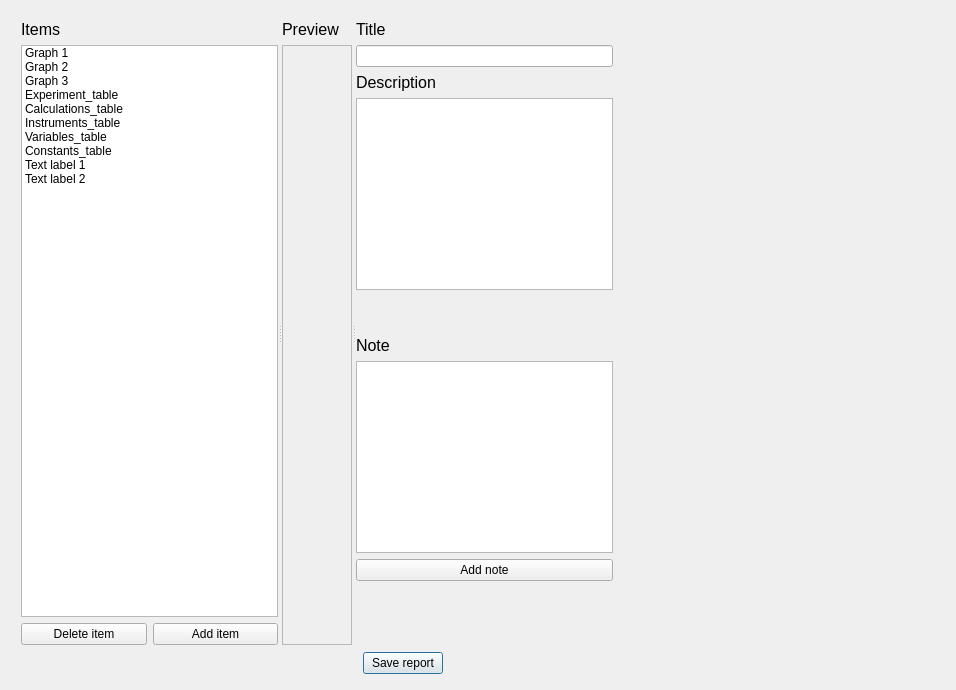
<?xml version="1.0" encoding="UTF-8"?>
<ui version="4.0">
 <class>Preview_widget</class>
 <widget class="QDialog" name="Preview_widget">
  <property name="geometry">
   <rect>
    <x>0</x>
    <y>0</y>
    <width>956</width>
    <height>690</height>
   </rect>
  </property>
  <property name="windowTitle">
   <string>Dialog</string>
  </property>
  <widget class="QPushButton" name="pushButton_4">
   <property name="geometry">
    <rect>
     <x>363</x>
     <y>652</y>
     <width>80</width>
     <height>22</height>
    </rect>
   </property>
   <property name="text">
    <string>Save report</string>
   </property>
  </widget>
  <widget class="QSplitter" name="splitter">
   <property name="geometry">
    <rect>
     <x>21</x>
     <y>20</y>
     <width>592</width>
     <height>625</height>
    </rect>
   </property>
   <property name="orientation">
    <enum>Qt::Horizontal</enum>
   </property>
   <widget class="QWidget" name="">
    <layout class="QVBoxLayout" name="items">
     <item>
      <widget class="QLabel" name="label_4">
       <property name="font">
        <font>
         <pointsize>12</pointsize>
        </font>
       </property>
       <property name="text">
        <string>Items</string>
       </property>
      </widget>
     </item>
     <item>
      <widget class="QListWidget" name="listWidget">
       <property name="dragEnabled">
        <bool>true</bool>
       </property>
       <item>
        <property name="text">
         <string>Graph 1</string>
        </property>
       </item>
       <item>
        <property name="text">
         <string>Graph 2</string>
        </property>
       </item>
       <item>
        <property name="text">
         <string>Graph 3</string>
        </property>
       </item>
       <item>
        <property name="text">
         <string>Experiment_table</string>
        </property>
       </item>
       <item>
        <property name="text">
         <string>Calculations_table</string>
        </property>
       </item>
       <item>
        <property name="text">
         <string>Instruments_table</string>
        </property>
       </item>
       <item>
        <property name="text">
         <string>Variables_table</string>
        </property>
       </item>
       <item>
        <property name="text">
         <string>Constants_table</string>
        </property>
       </item>
       <item>
        <property name="text">
         <string>Text label 1</string>
        </property>
       </item>
       <item>
        <property name="text">
         <string>Text label 2</string>
        </property>
       </item>
      </widget>
     </item>
     <item>
      <layout class="QHBoxLayout" name="horizontalLayout">
       <item>
        <widget class="QPushButton" name="pushButton_2">
         <property name="text">
          <string>Delete item</string>
         </property>
        </widget>
       </item>
       <item>
        <widget class="QPushButton" name="pushButton">
         <property name="text">
          <string>Add item</string>
         </property>
        </widget>
       </item>
      </layout>
     </item>
    </layout>
   </widget>
   <widget class="QWidget" name="">
    <layout class="QVBoxLayout" name="preview">
     <item>
      <widget class="QLabel" name="label_5">
       <property name="font">
        <font>
         <pointsize>12</pointsize>
        </font>
       </property>
       <property name="text">
        <string>Preview</string>
       </property>
      </widget>
     </item>
     <item>
      <widget class="QScrollArea" name="scrollArea">
       <property name="widgetResizable">
        <bool>true</bool>
       </property>
       <widget class="QWidget" name="scrollAreaWidgetContents">
        <property name="geometry">
         <rect>
          <x>0</x>
          <y>0</y>
          <width>223</width>
          <height>596</height>
         </rect>
        </property>
        <widget class="QWidget" name="widget" native="true">
         <property name="geometry">
          <rect>
           <x>0</x>
           <y>0</y>
           <width>301</width>
           <height>591</height>
          </rect>
         </property>
         <widget class="QWidget" name="verticalLayoutWidget">
          <property name="geometry">
           <rect>
            <x>0</x>
            <y>0</y>
            <width>301</width>
            <height>591</height>
           </rect>
          </property>
          <layout class="QVBoxLayout" name="verticalLayout_8"/>
         </widget>
        </widget>
       </widget>
      </widget>
     </item>
    </layout>
   </widget>
   <widget class="QWidget" name="">
    <layout class="QVBoxLayout" name="text">
     <item>
      <layout class="QVBoxLayout" name="verticalLayout_4">
       <item>
        <layout class="QVBoxLayout" name="verticalLayout">
         <item>
          <widget class="QLabel" name="label">
           <property name="font">
            <font>
             <pointsize>12</pointsize>
            </font>
           </property>
           <property name="text">
            <string>Title</string>
           </property>
          </widget>
         </item>
         <item>
          <widget class="QLineEdit" name="lineEdit"/>
         </item>
        </layout>
       </item>
       <item>
        <layout class="QVBoxLayout" name="verticalLayout_2">
         <item>
          <widget class="QLabel" name="label_2">
           <property name="font">
            <font>
             <pointsize>12</pointsize>
            </font>
           </property>
           <property name="text">
            <string>Description</string>
           </property>
          </widget>
         </item>
         <item>
          <widget class="QPlainTextEdit" name="plainTextEdit_2">
           <property name="plainText">
            <string/>
           </property>
          </widget>
         </item>
         <item>
          <spacer name="verticalSpacer">
           <property name="orientation">
            <enum>Qt::Vertical</enum>
           </property>
           <property name="sizeHint" stdset="0">
            <size>
             <width>20</width>
             <height>40</height>
            </size>
           </property>
          </spacer>
         </item>
        </layout>
       </item>
      </layout>
     </item>
     <item>
      <layout class="QGridLayout" name="gridLayout">
       <item row="0" column="0">
        <layout class="QVBoxLayout" name="verticalLayout_3">
         <item>
          <widget class="QLabel" name="label_3">
           <property name="font">
            <font>
             <pointsize>12</pointsize>
            </font>
           </property>
           <property name="text">
            <string>Note</string>
           </property>
          </widget>
         </item>
         <item>
          <widget class="QPlainTextEdit" name="plainTextEdit_3">
           <property name="plainText">
            <string/>
           </property>
          </widget>
         </item>
        </layout>
       </item>
       <item row="1" column="0">
        <widget class="QPushButton" name="pushButton_3">
         <property name="text">
          <string>Add note</string>
         </property>
        </widget>
       </item>
       <item row="2" column="0">
        <spacer name="verticalSpacer_2">
         <property name="orientation">
          <enum>Qt::Vertical</enum>
         </property>
         <property name="sizeHint" stdset="0">
          <size>
           <width>20</width>
           <height>40</height>
          </size>
         </property>
        </spacer>
       </item>
      </layout>
     </item>
    </layout>
   </widget>
  </widget>
 </widget>
 <resources/>
 <connections/>
</ui>
